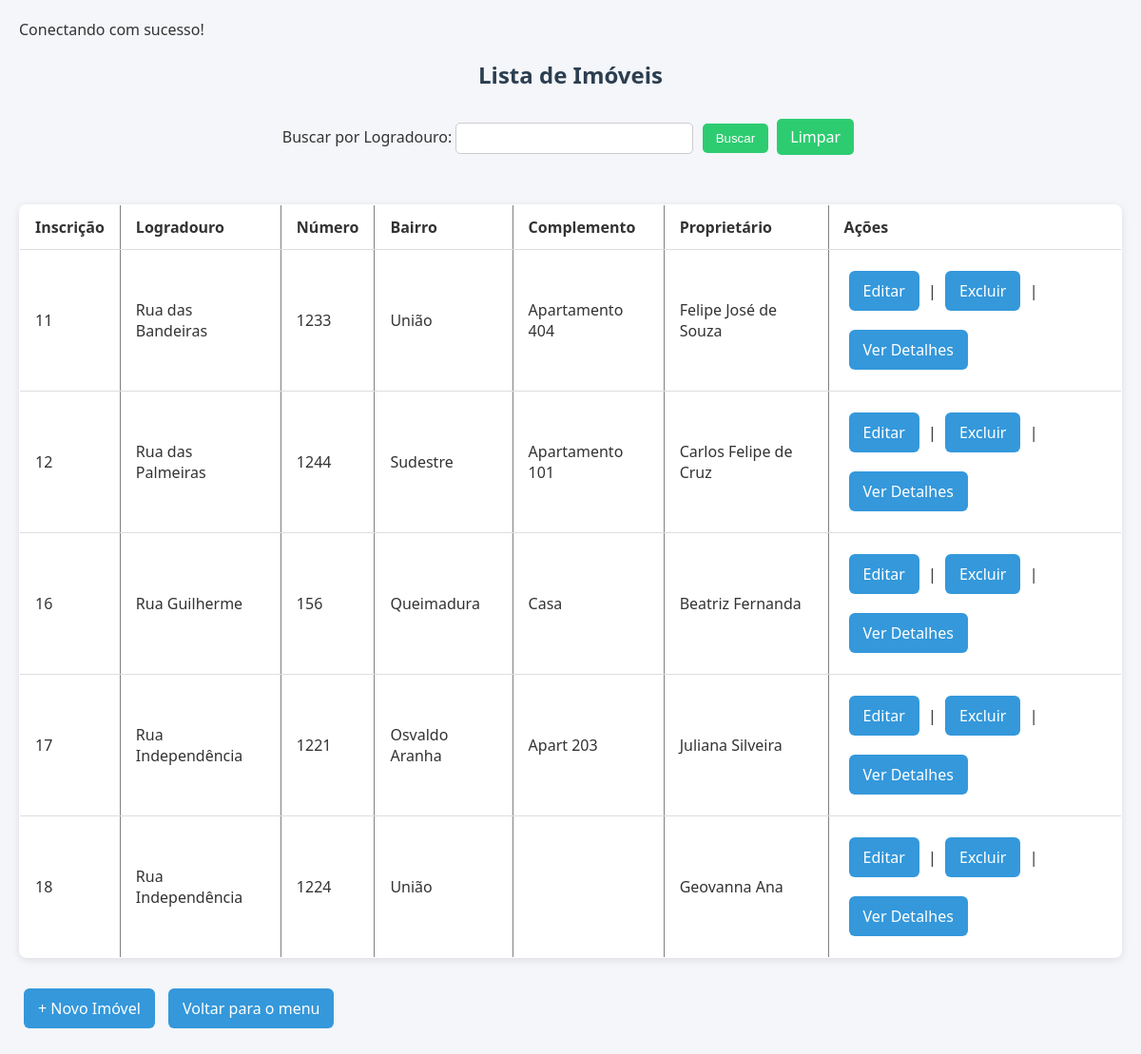
The page /imoveis/listar.php (signed in) on the database its author committed.
### tables this page shows
CREATE TABLE `imoveis` (
  `inscricao_municipal` int(11) NOT NULL,
  `logradouro` varchar(255) NOT NULL,
  `numero` varchar(100) NOT NULL,
  `bairro` varchar(100) NOT NULL,
  `complemento` varchar(100) DEFAULT NULL,
  `id_contribuinte` int(11) NOT NULL
);

CREATE TABLE `pessoas` (
  `id` int(11) NOT NULL,
  `nome` varchar(100) NOT NULL,
  `data_nascimento` date NOT NULL,
  `cpf` varchar(14) NOT NULL,
  `sexo` enum('Feminino','Masculino','Outro') NOT NULL,
  `telefone` varchar(20) DEFAULT NULL,
  `email` varchar(100) DEFAULT NULL
);

### imoveis/listar.php (the view, shortened to what this page needs)
<?php
include '../conexao.php';
$filtro_logradouro = isset($_GET['logradouro']) ? $_GET['logradouro'] : '';
$sql = "SELECT im.*, p.nome AS nome_contribuinte
        FROM imoveis im
        LEFT JOIN pessoas p ON im.id_contribuinte = p.id";
if ($filtro_logradouro !== '') {
    $sql .= " WHERE im.logradouro LIKE ?";
    $stmt = $conexao->prepare($sql);
    $like = "%" . $filtro_logradouro . "%";
    $stmt->bind_param("s", $like);
} else {
    $stmt = $conexao->prepare($sql);
}
$stmt->execute();
$resultado = $stmt->get_result();
?>
<!DOCTYPE html>
<html lang="pt-BR">
<head>
    <link rel="stylesheet" href="../css/listar.css">
</head>
<body>
    <h2>Lista de Imóveis</h2>
    <form method="get">
        <label for="logradouro">Buscar por Logradouro:</label>
        <input type="text" name="logradouro" id="logradouro" value="<?= htmlspecialchars($filtro_logradouro) ?>">
        <input type="submit" value="Buscar">
        <a href="listar.php">Limpar</a>
    </form>
    <br>
    <table border="1" cellpadding="8">
        <tr>
            <th>Inscrição</th>
            <th>Logradouro</th>
            <th>Número</th>
            <th>Bairro</th>
            <th>Complemento</th>
            <th>Proprietário</th>
            <th>Ações</th>
        </tr>
        <?php while ($imovel = $resultado->fetch_assoc()): ?>
            <tr>
                <td><?= $imovel['inscricao_municipal'] ?></td>
                <td><?= htmlspecialchars($imovel['logradouro']) ?></td>
                <td><?= htmlspecialchars($imovel['numero']) ?></td>
                <td><?= htmlspecialchars($imovel['bairro']) ?></td>
                <td><?= htmlspecialchars($imovel['complemento']) ?></td>
                <td><?= htmlspecialchars($imovel['nome_contribuinte']) ?></td>
                <td>
                    <a href="editar.php?id=<?= $imovel['inscricao_municipal'] ?>">Editar</a> |
                    <a href="excluir.php?id=<?= $imovel['inscricao_municipal'] ?>" onclick="return confirm('Deseja excluir este imóvel?')">Excluir</a> |
                    <a href="detalhes_imovel.php?id=<?= $imovel['inscricao_municipal'] ?>">Ver Detalhes</a>
                </td>
            </tr>
        <?php endwhile; ?>
    </table>
    <br>
    <a href="cadastrar.php">+ Novo Imóvel</a>
    <a href="../dashboard.php">Voltar para o menu</a>
</body>
</html>

### css/listar.css (style rules this page uses)
body { font-family: 'Segoe UI', Tahoma, Geneva, Verdana, sans-serif; background-color: #f4f6f9; color: #333; padding: 20px; margin: 0; }
h2 { text-align: center; color: #2c3e50; }
.link-superior, .voltar, a { display: inline-block; margin: 10px 5px; padding: 10px 15px; background-color: #3498db; color: white; text-decoration: none; border-radius: 6px; transition: background-color 0.3s ease; }
table { width: 100%; border-collapse: collapse; background-color: white; box-shadow: 0 2px 8px rgba(0,0,0,0.1); border-radius: 8px; overflow: hidden; }
th, td { padding: 12px 16px; text-align: left; border-bottom: 1px solid #ddd; }
form { text-align: center; margin-bottom: 20px; }
form input[type="text"] { padding: 8px; width: 250px; border: 1px solid #ccc; border-radius: 5px; }
form input[type="submit"], form a { padding: 8px 14px; background-color: #2ecc71; color: white; border: none; border-radius: 5px; text-decoration: none; cursor: pointer; margin-left: 5px; }

### rows shown on the page
imoveis: inscricao_municipal "11", logradouro "Rua das Bandeiras", numero "1233", bairro "União", complemento "Apartamento 404", id_contribuinte.nome "Felipe José de Souza"
imoveis: inscricao_municipal "12", logradouro "Rua das Palmeiras", numero "1244", bairro "Sudestre", complemento "Apartamento 101", id_contribuinte.nome "Carlos Felipe de Cruz"
imoveis: inscricao_municipal "16", logradouro "Rua Guilherme", numero "156", bairro "Queimadura", complemento "Casa", id_contribuinte.nome "Beatriz Fernanda"
imoveis: inscricao_municipal "17", logradouro "Rua Independência", numero "1221", bairro "Osvaldo Aranha", complemento "Apart 203", id_contribuinte.nome "Juliana Silveira"
imoveis: inscricao_municipal "18", logradouro "Rua Independência", numero "1224", bairro "União", id_contribuinte.nome "Geovanna Ana"
